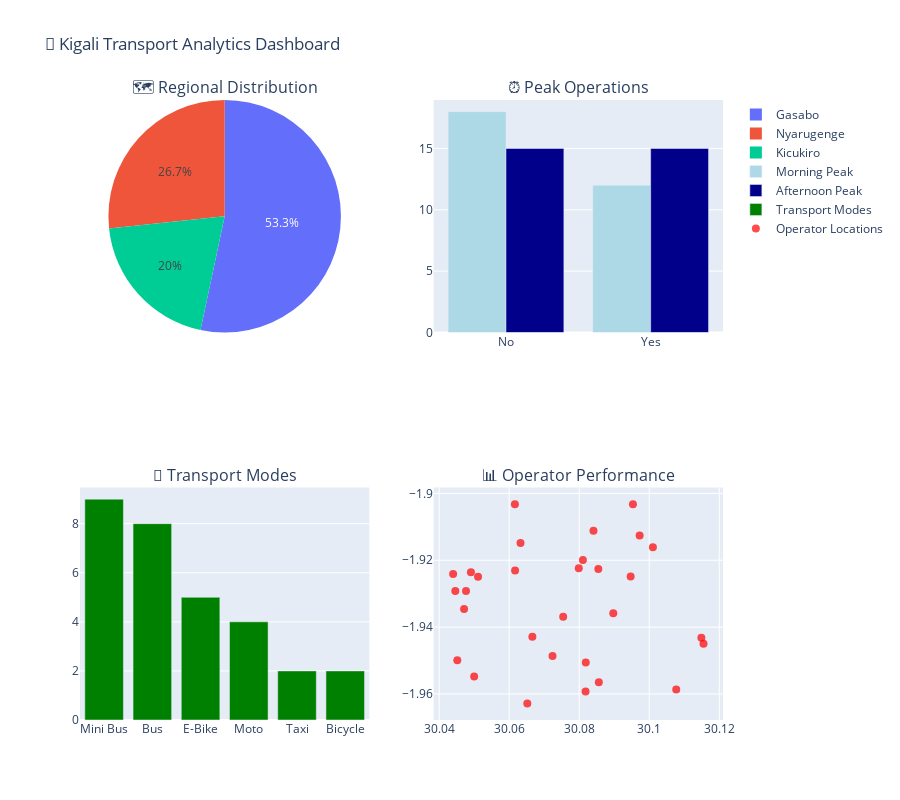

Here is the notebook cell this chart was saved with:
### Code cell
# =============================================================================
# STEP 10: ADVANCED VISUALIZATIONS AND INSIGHTS
# =============================================================================

print("\n📊 CREATING ADVANCED VISUALIZATIONS...")

# Create comprehensive dashboard
fig = make_subplots(
    rows=2, cols=2,
    subplot_titles=('🗺️ Regional Distribution', '⏰ Peak Operations', 
                    '🚌 Transport Modes', '📊 Operator Performance'),
    specs=[[{"type": "pie"}, {"type": "bar"}],
           [{"type": "bar"}, {"type": "scatter"}]]
)

# Regional pie chart
region_counts = df['REGIONS'].value_counts()
fig.add_trace(go.Pie(labels=region_counts.index, values=region_counts.values, name="Regions"), row=1, col=1)

# Peak operations bar chart
peak_comparison = pd.DataFrame({
    'Morning': df['MORNING_PEAK'].value_counts(),
    'Afternoon': df['AFTERNOON_PEAK'].value_counts()
})
for i, (period, data) in enumerate(peak_comparison.items()):
    fig.add_trace(go.Bar(x=data.index, y=data.values, name=f"{period} Peak", 
                         marker_color=['lightblue', 'darkblue'][i]), row=1, col=2)

# Transport modes
transport_counts = df['TRANSPORT_MODE'].value_counts()
fig.add_trace(go.Bar(x=transport_counts.index, y=transport_counts.values, 
                     name="Transport Modes", marker_color='green'), row=2, col=1)

# Scatter plot (if coordinates available)
if 'LATITUDE' in df.columns and 'LONGITUDE' in df.columns:
    fig.add_trace(go.Scatter(x=df['LONGITUDE'], y=df['LATITUDE'], 
                             mode='markers', name="Operator Locations",
                             marker=dict(size=8, color='red', opacity=0.7)), row=2, col=2)

fig.update_layout(height=800, showlegend=True, 
                  title_text="🚌 Kigali Transport Analytics Dashboard")
fig.show()

### Figure 1 — Plotly figure (JSON) as saved in the notebook; plotly's stock layout.template omitted (floating-point values rounded to 4 significant figures)
{"data": [{"domain": {"x": [0, 0.45], "y": [0.625, 1]}, "labels": ["Gasabo", "Nyarugenge", "Kicukiro"], "name": "Regions", "type": "pie", "values": [16, 8, 6]}, {"marker": {"color": "lightblue"}, "name": "Morning Peak", "type": "bar", "x": ["No", "Yes"], "xaxis": "x", "y": [18, 12], "yaxis": "y"}, {"marker": {"color": "darkblue"}, "name": "Afternoon Peak", "type": "bar", "x": ["No", "Yes"], "xaxis": "x", "y": [15, 15], "yaxis": "y"}, {"marker": {"color": "green"}, "name": "Transport Modes", "type": "bar", "x": ["Mini Bus", "Bus", "E-Bike", "Moto", "Taxi", "Bicycle"], "xaxis": "x2", "y": [9, 8, 5, 4, 2, 2], "yaxis": "y2"}, {"marker": {"color": "red", "opacity": 0.7, "size": 8}, "mode": "markers", "name": "Operator Locations", "type": "scatter", "x": [30.06, 30.08, 30.04, 30.06, 30.04, 30.08, 30.05, 30.09, 30.05, 30.09, 30.12, 30.08, 30.08, 30.07, 30.1, 30.1, 30.11, 30.05, 30.09, 30.09, 30.07, 30.1, 30.05, 30.06, 30.05, 30.11, 30.05, 30.07, 30.08, 30.08], "xaxis": "x3", "y": [-1.903, -1.922, -1.924, -1.923, -1.929, -1.911, -1.95, -1.923, -1.935, -1.925, -1.945, -1.959, -1.92, -1.963, -1.913, -1.916, -1.959, -1.924, -1.956, -1.936, -1.949, -1.903, -1.955, -1.915, -1.929, -1.943, -1.925, -1.943, -1.937, -1.951], "yaxis": "y3"}], "layout": {"annotations": [{"font": {"size": 16}, "showarrow": false, "text": "🗺️ Regional Distribution", "x": 0.225, "xanchor": "center", "xref": "paper", "y": 1, "yanchor": "bottom", "yref": "paper"}, {"font": {"size": 16}, "showarrow": false, "text": "⏰ Peak Operations", "x": 0.775, "xanchor": "center", "xref": "paper", "y": 1, "yanchor": "bottom", "yref": "paper"}, {"font": {"size": 16}, "showarrow": false, "text": "🚌 Transport Modes", "x": 0.225, "xanchor": "center", "xref": "paper", "y": 0.375, "yanchor": "bottom", "yref": "paper"}, {"font": {"size": 16}, "showarrow": false, "text": "📊 Operator Performance", "x": 0.775, "xanchor": "center", "xref": "paper", "y": 0.375, "yanchor": "bottom", "yref": "paper"}], "height": 800, "showlegend": true, "title": {"text": "🚌 Kigali Transport Analytics Dashboard"}, "xaxis": {"anchor": "y", "domain": [0.55, 1]}, "xaxis2": {"anchor": "y2", "domain": [0, 0.45]}, "xaxis3": {"anchor": "y3", "domain": [0.55, 1]}, "yaxis": {"anchor": "x", "domain": [0.625, 1]}, "yaxis2": {"anchor": "x2", "domain": [0, 0.375]}, "yaxis3": {"anchor": "x3", "domain": [0, 0.375]}}}
